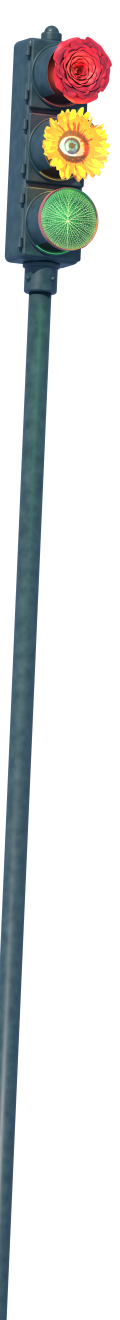
#> input picture studio/signal/art/signal.png, 480 x 5280 px (shown at 1/4 size)
$ python print.py
#> lines starting #> are read from the running program, lines starting #| are printed output that depends on the picture; after the words box and inside, x2 and y2 are one past the last pixel; in counts of white or black regions, pixels touching at a corner belong together
#> in main, signal is the input picture: PIL image 480x5280 RGBA; mean R, G, B, A 25.4, 27.4, 26.2, 66.3
# /// script
# requires-python = ">=3.11"
# dependencies = ["numpy", "pillow>=11.3", "scipy"]
# ///
"""Prints the signal (studio/signal/render.py) as the references are printed: a coarse four-colour halftone in
loud colour, the dots a little ragged where the ink spread into the paper and the inks a hair out of register.

First the van-patterned cats (studio/signal/cats.py) are pasted down the post, as the poster's eyes were pasted into its
signal. The post is their floor: the picture is turned a quarter round for them, so their up is the strip's right and
they walk, sit and sleep along the strip's length, each on the post's edge, some with a tail hung over it. All of it
stands against a clear sky, deep blue overhead and paler down the strip. The sky wraps a little way round each cat's
edge, as daylight does round fur, and its blue goes into the cats' shadows as it does into the signal's, so the cats
were photographed in the same air as the signal.

    uv run studio/signal/print.py [--proof DIR]

Each ink is screened at its own angle with a round dot that grows into a chequer at half tone and closes to white
holes in the shadows, as an offset screen does. The screens are drawn at three times the picture's size and brought
down, so the dots' edges are soft as printed dots are and not stepped.

Writes public/objects/signal.avif: the inks on white paper, which the page multiplies onto the spine's own paper; and
public/objects/signal-phone.avif, the same with the cats spread evenly down the whole post, for a phone, which shows
the whole of it down its spine.
"""

import argparse
import os

import numpy as np
from PIL import Image
from scipy import ndimage

HERE = os.path.dirname(os.path.abspath(__file__))
ROOT = os.path.dirname(os.path.dirname(HERE))
UP = 3
PITCH = 4.8  # the screen's ruling, in the picture's pixels: fine enough that the sky reads as colour first and dots second
SENT = 360  # the width the page is sent
# Each ink as what it lets through of white light, its screen angle and how far it sits out of register.
INKS = {
    "cyan": ((0.0, 0.6, 0.88), 15, (0.6, -0.4)),
    "magenta": ((0.9, 0.08, 0.42), 75, (-0.5, 0.5)),
    "yellow": ((1.0, 0.88, 0.04), 0, (0.0, 0.0)),
    "black": ((0.1, 0.1, 0.11), 45, (0.0, 0.0)),
}


def separate(rgb):
    """Splits a colour into cyan, magenta, yellow and black, the black taking all of the grey, so a dark colour is
    black with one or two inks in its gaps and not a scatter of all three."""
    # The black runs heavy, so the dark paint prints as a solid with only small holes in it.
    k = np.clip((1 - rgb.max(axis=2)) * 1.25, 0, 1) ** 0.85
    rest = np.clip((1 - rgb - k[..., None]) / np.maximum(1 - k[..., None], 1e-3), 0, 1)
    return {"cyan": rest[..., 0], "magenta": rest[..., 1], "yellow": rest[..., 2], "black": k}


# Down the post from the signal: each cat, how tall it stands off the post as a share of the picture's width, how
# far down its cut-out its feet are (below that its tail hangs over the post), and whether it is mirrored, so that
# they face up and down the post by turns.
CATS = [
    ("ledge", 0.5, 0.62, True),
    ("crouch", 0.5, 0.93, True),
    ("nap", 0.24, 0.95, False),
    ("walk", 0.5, 1.0, True),
    ("tabby", 0.52, 0.9, False),
    ("piper", 0.36, 0.92, False),
    ("sleep", 0.27, 0.86, True),
    ("bw-sit", 0.5, 0.97, False),
    ("bw-stroll", 0.64, 1.0, False),
    ("doze", 0.36, 0.97, True),
    ("sniff", 0.32, 0.95, False),
    ("roof", 0.5, 0.97, True),
]
GAP = 0.05  # between one cat and the next, as a share of the width
# A phone shows the whole picture down the spine, so its print spreads the cats evenly down the post to this far from
# its foot, as a share of the width.
PHONE_FOOT = 0.6
# How far onto the post the phone print lays each cat, past the side of it nearest the post, as a share of the width.
SINK = 0.03
# A phone shows the print about half as wide as a wide screen does, and the whole of its height: its screen is ruled
# this much coarser, so its dots are as large on the screen and it still reads as print, and its sky only goes as pale
# down the whole post as a wide screen's goes down what it shows of it.
PHONE_PITCH, PHONE_SKY = 2.0, 0.55
SIZE = 0.88  # all of them, so they keep their size against the signal as it is framed
SKY_TOP = np.array([0.13, 0.38, 0.75], dtype=np.float32)
SKY_LOW = np.array([0.58, 0.78, 0.95], dtype=np.float32)
SHADE = np.array([-0.1, -0.02, 0.1], dtype=np.float32)  # how the sky turns a shadow, the darker the more


def sky(h, w, depth=1.0):
    """The sky down the picture, a colour per row: deepest at the top, palest where the tallest screen ends, or only
    depth of the way there at the foot."""
    t = np.clip(depth * np.arange(h, dtype=np.float32) / (9 * w), 0, 1)[:, None] ** 0.85
    return SKY_TOP * (1 - t) + SKY_LOW * t


def cats(w):
    """Each cat cut out, sized against a signal w wide and mirrored to face its way, with its parts as CATS has them."""
    out = []
    for name, tall, ground, mirror in CATS:
        cat = Image.open(os.path.join(HERE, "art", "cats", f"{name}-cut.png"))
        scale = SIZE * tall * w / (ground * cat.height)
        cat = cat.resize((round(cat.width * scale), round(cat.height * scale)), Image.LANCZOS)
        out.append((cat.transpose(Image.FLIP_LEFT_RIGHT) if mirror else cat, ground))
    return out


def lay_cats(signal, air, spread=False):
    """Pastes the cats down the post of the signal, an RGBA image, under the sky air, a colour per row, and returns
    it: GAP apart, or spread evenly down the whole post to PHONE_FOOT from its foot."""
#> called with air = array of shape (5280, 3), spread = False
    w = signal.width
#> w = 480
    alpha = np.asarray(signal.getchannel("A"), dtype=np.float32) / 255 > 0.5
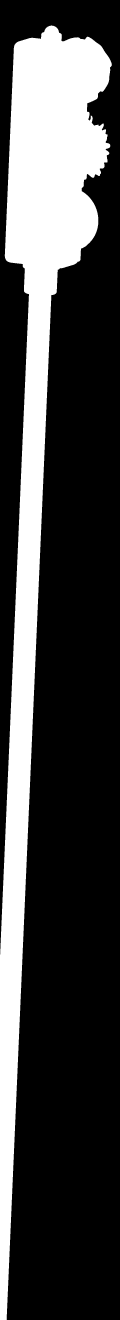
#> alpha: shape (5280, 480) bool (shown at 1/4 size); 26% white; 1 white region, box (x1, y1, x2, y2) and area: (0, 102, 447, 5280) 659359
    across = alpha.sum(axis=1)
#> across = 5280 values, max 403 at index 582, min 0 at index 0, mean 124.9
    # The post is the run of rows below the head that are only as wide as it is.
    head = int(np.argmax(across > 0.6 * w))
#> head = 164
    rows = np.nonzero((across > 0) & (across < 0.25 * w) & (np.arange(len(across)) > head))[0]
#> rows = 4107 values from 1173 to 5279
    right = np.array([np.nonzero(alpha[y])[0].max() for y in rows])
#> right = 4107 values, max 223 at index 0, min 26 at index 4084, mean 115.2
    slope, offset = np.polyfit(rows, right, 1)
#> slope = -0.0437; offset = 256.1
    edge = lambda y: offset + slope * y
    lean = np.degrees(np.arctan(slope))
#> lean = -2.5
    out = signal.copy()
    y = rows[0] + 0.12 * w
#> y = 1230.6
    laid = cats(w)
    gap = GAP * w
    if spread:
        gap = (signal.height - PHONE_FOOT * w - y - sum(cat.width for cat, _ in laid)) / (len(laid) - 1)
    for cat, ground in laid:
        length = cat.width
        # A quarter turn clockwise: the cat's up is the strip's right, its feet on a line down the strip.
        feet = np.array([cat.height * (1 - ground), cat.width / 2])
        cat = cat.rotate(-90, expand=True)
        # Then tilted with the post, round its own middle.
        middle = np.array(cat.size) / 2
        cat = cat.rotate(-lean, expand=True, resample=Image.BICUBIC)
        a = np.radians(-lean)
        d = feet - middle
        feet = np.array([np.cos(a) * d[0] + np.sin(a) * d[1], -np.sin(a) * d[0] + np.cos(a) * d[1]]) + np.array(cat.size) / 2
        centre = y + length / 2
        if spread:
            # Set by where it touches: the side of it nearest the post, along its middle (a tail hung over the post
            # at either end does not count), laid a little onto the post, so it sits on it as a cut-out laid there
            # does, and none stands off it in the air.
            solid = np.asarray(cat.getchannel("A")) > 128
            along = np.nonzero(solid.any(axis=1))[0]
            middle_rows = along[(along > along[0] + 0.15 * len(along)) & (along < along[-1] - 0.15 * len(along))]
            nearest = np.array([np.argmax(solid[r]) for r in middle_rows if solid[r].any()])
            feet[0] = np.percentile(nearest, 8)
            sink = SINK * w
        else:
            sink = 0.05 * w
        at = (round(edge(centre) - sink - feet[0]), round(centre - feet[1]))
        out.alpha_composite(daylight(cat, air[np.clip(at[1] + np.arange(cat.height), 0, len(air) - 1)]), dest=(max(at[0], 0), at[1]), source=(max(-at[0], 0), 0))
        y += length + gap
        if y > signal.height:
            break
    return out


def daylight(cat, behind):
    """Puts a cat in the signal's light: the sky's blue in its shadows, and the sky behind it wrapped round its edge.
    behind is the sky's colour on each of its rows."""
    c = np.asarray(cat, dtype=np.float32) / 255
    rgb, a = c[..., :3], c[..., 3]
    lum = rgb.mean(axis=2, keepdims=True)
    rgb = np.clip(rgb * (1 + (1 - lum) * SHADE), 0, 1)
    wrap = (np.clip(ndimage.gaussian_filter(1 - a, 2.5) * 1.8, 0, 1) * a * 0.6)[..., None]
    rgb = rgb * (1 - wrap) + behind[:, None, :] * wrap
    return Image.fromarray((np.dstack([rgb, a]) * 255).astype(np.uint8), "RGBA")


def screen(cover, angle, offset, rng, pitch=PITCH):
    h, w = cover.shape
    ys, xs = np.mgrid[0:h, 0:w].astype(np.float32)
    xs, ys = xs / UP - offset[0], ys / UP - offset[1]
    a = np.radians(angle)
    u = (xs * np.cos(a) + ys * np.sin(a)) * 2 * np.pi / pitch
    v = (-xs * np.sin(a) + ys * np.cos(a)) * 2 * np.pi / pitch
    spot = (np.cos(u) + np.cos(v)) / 2  # 1 in the middle of a dot, -1 between them
    # The ink creeps along the paper's fibres, so a dot's edge wanders.
    fibre = ndimage.gaussian_filter(rng.standard_normal((h, w)).astype(np.float32), UP * 0.7)
    fibre /= fibre.std()
    # Only where there is ink to spread: blank paper takes none.
    level = (spot + 1) / 2 + 0.025 * fibre * np.sqrt(np.clip(cover * (1 - cover) * 4, 0, 1))
    return np.where(cover > 0.015, np.clip((level - (1 - cover)) * UP * 2.2 + 0.5, 0, 1), 0)


def main():
    parser = argparse.ArgumentParser()
    parser.add_argument("--source", default=os.path.join(HERE, "art", "signal.png"))
    parser.add_argument("--proof")
    args = parser.parse_args()

    signal = Image.open(args.source).convert("RGBA")
    for name, spread in (("signal", False), ("signal-phone", True)):
        air = sky(signal.height, signal.width, PHONE_SKY if spread else 1.0)
        printed(signal, air, spread, name, args.proof)


def printed(signal, air, spread, name, proof):
    image = np.asarray(lay_cats(signal, air, spread), dtype=np.float32) / 255
    alpha = image[..., 3:]
    rgb = image[..., :3] * alpha + air[:, None, :] * (1 - alpha)
    # A press gains contrast and pushes colour: the dark paint goes deep and the lamps stay bright.
    rgb = np.clip((rgb - 0.5) * 1.12 + 0.5, 0, 1)
    grey = rgb.mean(axis=2, keepdims=True)
    rgb = np.clip(grey + (rgb - grey) * 1.45, 0, 1)
    h, w = rgb.shape[:2]
    big = np.asarray(Image.fromarray((rgb * 255).astype(np.uint8)).resize((w * UP, h * UP), Image.BICUBIC), dtype=np.float32) / 255

    rng = np.random.default_rng(7)
    paper = np.ones_like(big)
    for ink, cover in separate(big).items():
        through, angle, offset = INKS[ink]
        dots = screen(cover, angle, offset, rng, PITCH * PHONE_PITCH if spread else PITCH)
        paper *= 1 - dots[..., None] * (1 - np.array(through, dtype=np.float32))
    printed = np.asarray(Image.fromarray((np.clip(paper, 0, 1) * 255).astype(np.uint8)).resize((w, h), Image.LANCZOS), dtype=np.float32) / 255

    out = Image.fromarray((printed * 255).astype(np.uint8), "RGB")
    # The spine shows it about 250 pixels wide on a dense screen. Sent any larger, the screened sky only weighs more.
    out = out.resize((SENT, round(out.height * SENT / out.width)), Image.LANCZOS)
    if proof:
        os.makedirs(proof, exist_ok=True)
        out.save(os.path.join(proof, f"{name}-print.png"))
        return
    out.save(os.path.join(ROOT, "public", "objects", f"{name}.avif"), quality=62, subsampling="4:4:4", speed=4)


#> (the run stopped early here; a loop or call above may not have finished)
